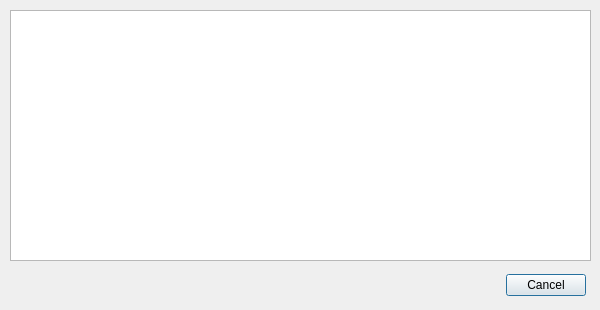
<?xml version="1.0" encoding="UTF-8"?>
<ui version="4.0">
 <class>OpenPatient</class>
 <widget class="QDialog" name="OpenPatient">
  <property name="geometry">
   <rect>
    <x>0</x>
    <y>0</y>
    <width>600</width>
    <height>310</height>
   </rect>
  </property>
  <property name="windowTitle">
   <string>Open Patient</string>
  </property>
  <widget class="QTableView" name="tableView">
   <property name="geometry">
    <rect>
     <x>10</x>
     <y>10</y>
     <width>581</width>
     <height>251</height>
    </rect>
   </property>
   <property name="sortingEnabled">
    <bool>true</bool>
   </property>
  </widget>
  <widget class="QDialogButtonBox" name="buttonBox">
   <property name="enabled">
    <bool>true</bool>
   </property>
   <property name="geometry">
    <rect>
     <x>420</x>
     <y>270</y>
     <width>166</width>
     <height>31</height>
    </rect>
   </property>
   <property name="standardButtons">
    <set>QDialogButtonBox::Cancel</set>
   </property>
  </widget>
 </widget>
 <resources/>
 <connections/>
</ui>
